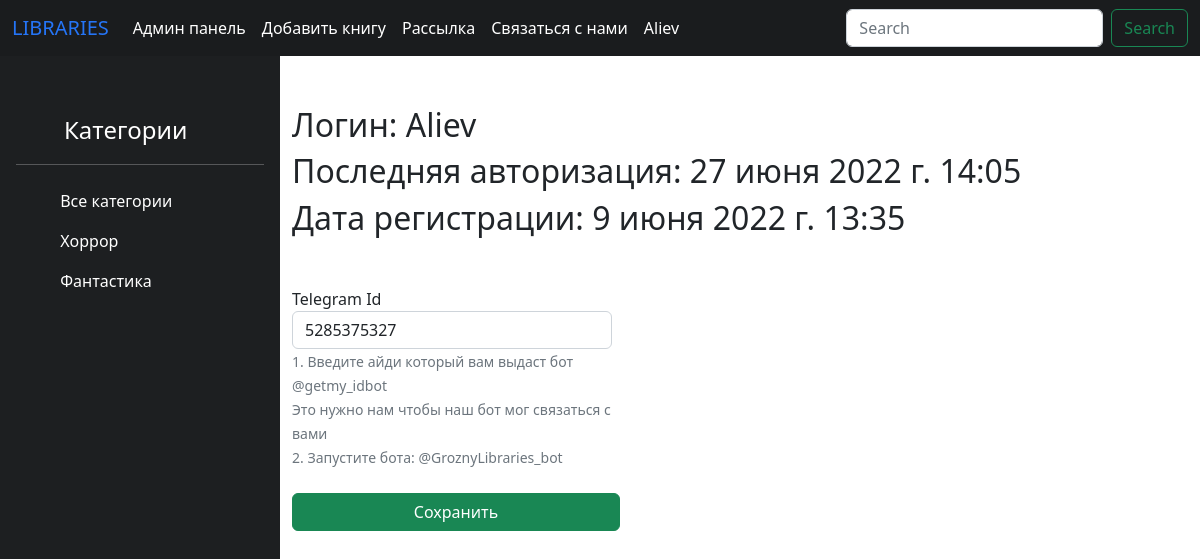
Page /libraries/profile/ (signed in) on the committed database.
### libraries/models.py (models this page shows, shortened)
class User(AbstractUser):
    telegram_id = models.CharField(max_length=100, null=True, blank=True, verbose_name="Телеграм айди")

class Category(models.Model):
    name = models.CharField(max_length=100, db_index=True, verbose_name="Категория")
    def get_absolute_url(self):
        return reverse("view_category", kwargs={"category": self.pk})
    class Meta:
        verbose_name = "Категория"
        verbose_name_plural = "Категории"

### libraries/views.py (the view, shortened to what this page needs)
# urls.py: path('profile/', profile, name="profile"),
@login_required
def profile(request):
    return render(request, "libraries/profile.html")

### libraries/templatetags/libraries_tags.py (called while the page is built)
@register.inclusion_tag(filename="user_tags/categories_list.html")
def show_categories(selected=0):
    categories = Category.objects.all()
    return {"categories": categories, "selected": selected}

### templates/libraries/profile.html (shortened to what this page needs)
{% extends 'base.html' %}
{% load libraries_tags %}
{% block content %}
<div class="main" style="display: flex;">
    {% show_categories category %}
    <div class="container" style="margin-top: 50px">
        <h2>Логин: {{ user.username|title }}</h2>
        <h2>Последняя авторизация: {{ user.last_login }}</h2>
        <h2>Дата регистрации: {{ user.date_joined }}</h2>
        <form method="post" style="margin-top: 50px; width: 41vh;">
            <label for="inputPassword5">Telegram Id</label>
            <input type="text" id="inputPassword5" class="form-control" aria-describedby="passwordHelpBlock" name="telegram_id" style="width: 40vh;" value="{{ user.telegram_id }}">
            <small id="passwordHelpBlock" class="form-text text-muted">
              1. Введите айди который вам выдаст бот @getmy_idbot<br>Это нужно нам чтобы наш бот мог связаться с вами
              <br>
              2. Запустите бота: @GroznyLibraries_bot
            </small>
            <br>
            <br>
            <button class="btn btn-success" style="width: 100%;">Сохранить</button>
        </form>
    </div>
</div>
{% endblock %}

### templates/base.html (shortened to what this page needs)
{% load static %}
{% load libraries_tags %}
<!DOCTYPE html>
<html lang="en">
<head>
    <link href="https://cdn.jsdelivr.net/npm/bootstrap@5.2.0-beta1/dist/css/bootstrap.min.css" rel="stylesheet">
</head>
<body>
    <div class="header">
        <nav class="navbar navbar-expand-lg" style="background-color: #1a1c1e;">
            <div class="container-fluid">
              <a class="navbar-brand" href="{% url 'index' %}" style="color:#2575f7;">LIBRARIES</a>
              <div class="collapse navbar-collapse" id="navbarScroll">
                <ul class="navbar-nav me-auto my-2 my-lg-0 navbar-nav-scroll" style="--bs-scroll-height: 100px;">
                  {% if user.is_staff %}
                    <li class="nav-item">
                      <a class="nav-link" href="{% url 'admin' %}" style="color: white;">Админ панель</a>
                    </li>
                  {% endif %}
                  <li class="nav-item">
                    <a class="nav-link" href="{% url 'add_book' %}" style="color: white;">Добавить книгу</a>
                  </li>
                  <li class="nav-item">
                    <a class="nav-link" href="{% url 'following' %}" style="color: white;">Рассылка</a>
                  </li>
                  <li class="nav-item">
                    <a class="nav-link" href="{% url 'contact' %}" style="color: white;">Связаться с нами</a>
                  </li>
                  {% if request.user.is_authenticated %}
                  <li class="nav-item">
                    <a class="nav-link" href="{% url 'profile' %}" style="color: white;">{{ user.username|title }}</a>
                  </li>
                  {% endif %}
                </ul>
                <form class="d-flex" role="search" action="{% url 'libraries_index' %}">
                  <input class="form-control me-2" name="search" type="search" placeholder="Search" aria-label="Search">
                  <button class="btn btn-outline-success" type="submit">Search</button>
                </form>
              </div>
            </div>
          </nav>
    </div>
    {% block content %}
    {% endblock %}
</body>
</html>

### templates/user_tags/categories_list.html (shortened to what this page needs)
<div class="d-flex flex-column flex-shrink-0 p-3 text-white" style="width: 280px; background-color: #1d1f21;">
    <a href="/" class="d-flex align-items-center mb-3 mb-md-0 me-md-auto text-white text-decoration-none">
      <svg class="bi me-2" width="40" height="32"><use xlink:href="#bootstrap"/></svg>
      <span class="fs-4" style="margin-top: 5vh;">Категории</span>
    </a>
    <hr>
    <ul class="nav nav-pills flex-column mb-auto" style="height: 100vh;">
      {% if selected == 0 %}
        <li>
          <a href="#" class="nav-link active text-white">
          <svg class="bi me-2" width="16" height="16"><use xlink:href="#speedometer2"/></svg>
          Все категории
          </a>
        </li>
      {% else %}
        <li>
          <a href="{% url 'index' %}" class="nav-link text-white">
          <svg class="bi me-2" width="16" height="16"><use xlink:href="#speedometer2"/></svg>
          Все категории
          </a>
        </li>
      {% endif %}
      {% for category in categories %}
        {% if selected == category.pk %}
            <li>
                <a href="{{ category.get_absolute_url }}" class="nav-link active text-white">
                <svg class="bi me-2" width="16" height="16"><use xlink:href="#speedometer2"/></svg>
                {{ category.name }}
                </a>
            </li>
        {% else %}
            <li>
                <a href="{{ category.get_absolute_url }}" class="nav-link text-white">
                <svg class="bi me-2" width="16" height="16"><use xlink:href="#speedometer2"/></svg>
                {{ category.name }}
                </a>
            </li>
        {% endif %}
      {% endfor %}
    </ul>
  </div>

### rows in the picture
User: username "Aliev", last_login "27 июня 2022 г. 14:05", date_joined "9 июня 2022 г. 13:35", telegram_id "5285375327"
Category: name "Хоррор"
Category: name "Фантастика"
